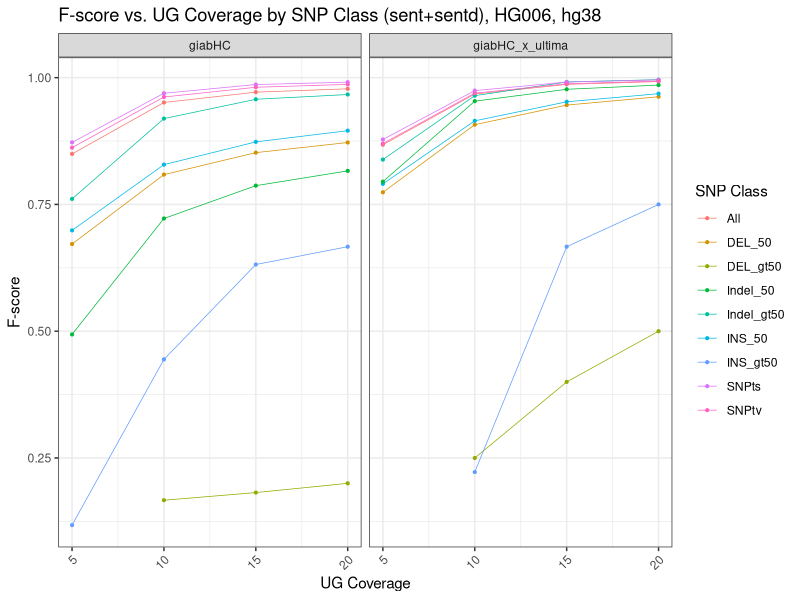

This chart was generated by the following R code:
library(ggplot2)
library(dplyr)


d<-read.csv('./giab_all_downsampled_proc.tsv',sep='\t',header=TRUE)

# Prepare the data
d_filtered <- d %>%
  filter(
    CmpFootprint %in% c('giabHC', 'giabHC_x_ultima'),
    UG_cov > 0,
    paste0(Aligner, "+", SNVCaller) == 'ug+sentdug'
  ) %>%
  group_by(CmpFootprint, SNPClass, UG_cov) %>%
  summarize(mean_Fscore = mean(Fscore, na.rm=TRUE)) %>%
  ungroup()

# Create line plot
ggplot(d_filtered, aes(x = UG_cov, y = mean_Fscore, color = SNPClass)) +
  geom_line(size=0.25) +
  geom_point(size=0.75) +
  facet_wrap(~CmpFootprint) +
  labs(
    x = "UG Coverage",
    y = "F-score",
    title = "F-score vs. UG Coverage by SNP Class (sent+sentd), HG006, hg38",
    color = "SNP Class"
  ) +
  theme_bw() +
  theme(axis.text.x = element_text(angle = 45, hjust = 1))